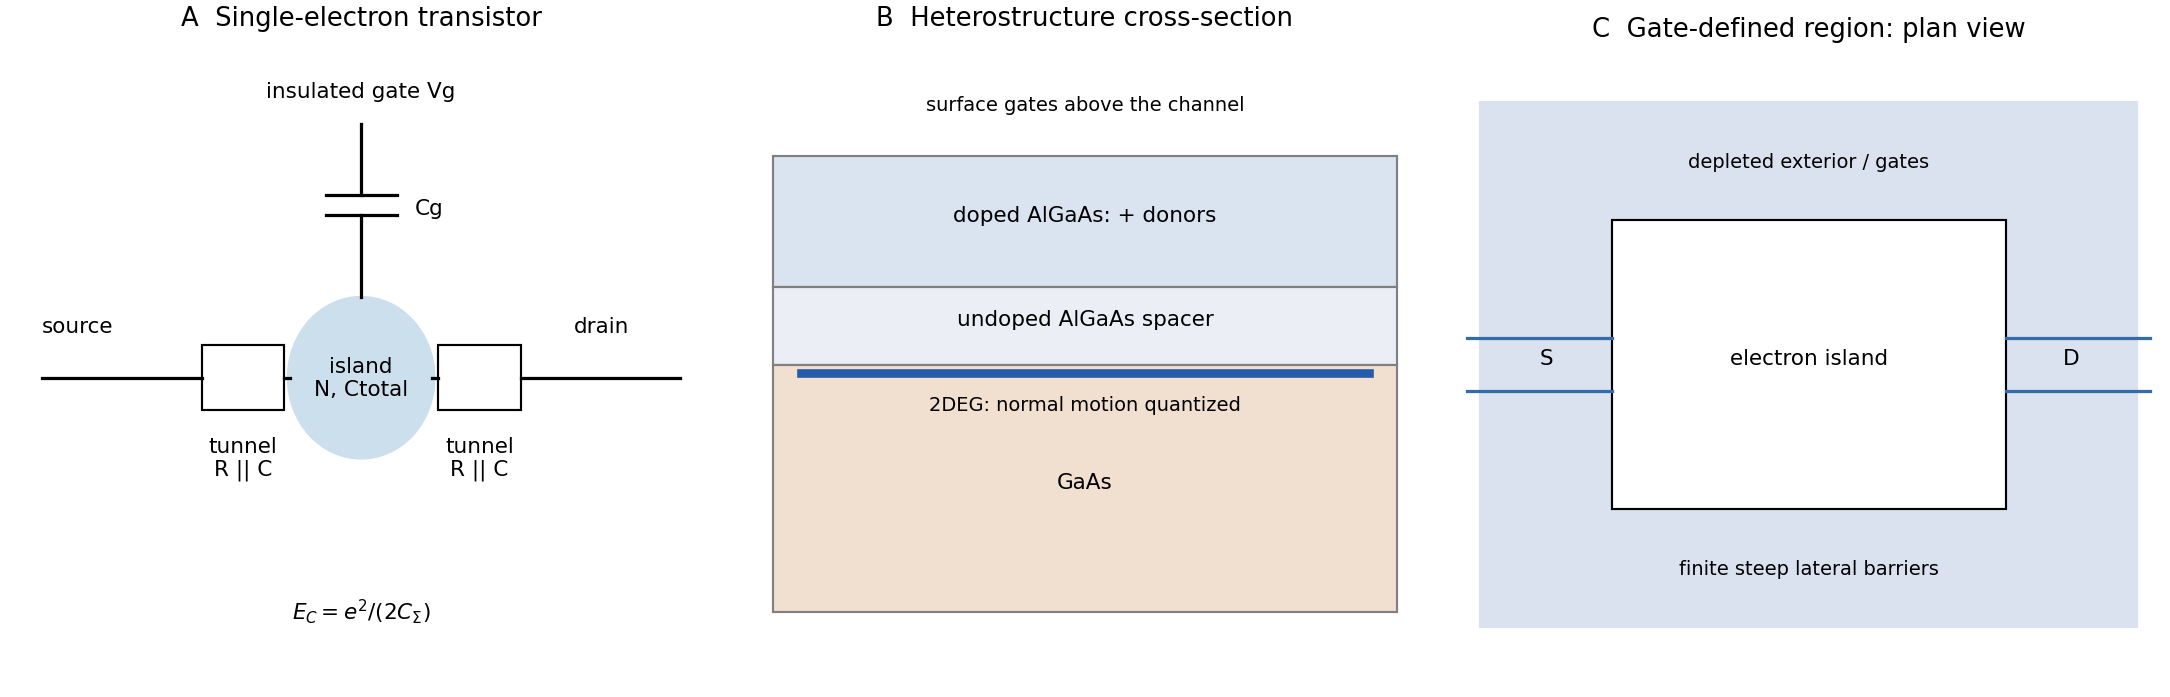

This chart was generated by the following Python code:
"""Original electronic-device schematics; Python 3.14 and Matplotlib."""
import matplotlib.pyplot as plt
from matplotlib.patches import Rectangle,Circle
fig,axs=plt.subplots(1,3,figsize=(14,4.5),layout="constrained")
ax=axs[0];ax.set(xlim=(0,6),ylim=(0,5),title="A  Single-electron transistor")
ax.add_patch(Circle((3,2.4),.62,color="#ccdfed"));ax.text(3,2.4,"island\nN, Ctotal",ha="center",va="center")
ax.plot([.3,1.65],[2.4,2.4],"k");ax.plot([4.35,5.7],[2.4,2.4],"k")
for left in [1.65,3.65]:
 ax.add_patch(Rectangle((left,2.15),.7,.5,fill=False));ax.text(left+.35,1.65,"tunnel\nR || C",ha="center")
ax.plot([2.35,2.4],[2.4,2.4],"k");ax.plot([3.6,3.65],[2.4,2.4],"k")
ax.text(.3,2.75,"source");ax.text(4.8,2.75,"drain")
ax.plot([3,3],[3.02,3.65],"k");ax.plot([2.7,3.3],[3.65,3.65],"k");ax.plot([2.7,3.3],[3.8,3.8],"k");ax.plot([3,3],[3.8,4.35],"k")
ax.text(3.45,3.65,"Cg");ax.text(3,4.55,"insulated gate Vg",ha="center")
ax.text(3,.55,r"$E_C=e^2/(2C_\Sigma)$",ha="center");ax.axis("off")
ax=axs[1];ax.set(xlim=(0,5),ylim=(0,5),title="B  Heterostructure cross-section")
for y,h,col,label in [(3.1,1,"#dae3f0","doped AlGaAs: + donors"),(2.5,.6,"#ebeff5","undoped AlGaAs spacer"),(.6,1.9,"#f1dfcf","GaAs")]:
 ax.add_patch(Rectangle((.3,y),4.4,h,facecolor=col,edgecolor="gray"));ax.text(2.5,y+h/2,label,ha="center",fontsize=10)
ax.plot([.5,4.5],[2.44,2.44],color="#235caa",lw=4);ax.text(2.5,2.15,"2DEG: normal motion quantized",ha="center",fontsize=9)
ax.text(2.5,4.45,"surface gates above the channel",ha="center",fontsize=9);ax.axis("off")
ax=axs[2];ax.set_aspect("equal");ax.set(xlim=(-2.7,2.7),ylim=(-2.4,2.4),title="C  Gate-defined region: plan view")
ax.add_patch(Rectangle((-2.5,-2),5,4,color="#d9e2ee"))
ax.add_patch(Rectangle((-1.5,-1.1),3,2.2,color="white",ec="k"));ax.text(0,0,"electron island",ha="center")
for y in [-.2,.2]:ax.plot([-2.6,-1.5],[y,y],color="#356baa");ax.plot([1.5,2.6],[y,y],color="#356baa")
ax.text(0,1.5,"depleted exterior / gates",ha="center",fontsize=9)
ax.text(-2,0,"S",ha="center");ax.text(2,0,"D",ha="center");ax.text(0,-1.6,"finite steep lateral barriers",ha="center",fontsize=9);ax.axis("off")
fig.savefig("paper-2-charge-devices.png",dpi=155,facecolor="white")
